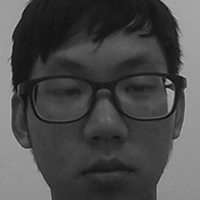
#> input picture face_detect_opencv3/picture/1- (10).pgm, 200 x 200 px, found by its file name
$ python example.py
#> lines starting #> are read from the running program, lines starting #| are printed output that depends on the picture; after the words box and inside, x2 and y2 are one past the last pixel; in counts of white or black regions, pixels touching at a corner belong together
# -*- coding: utf-8 -*-
"""
Created on Mon Aug  6 09:10:56 2018
Copyright © Mon Aug  6 09:10:56 2018 by Ranly
@author: Ranly
@E-mail：1193932296@qq.com
        I PROMISE
"""
import cv2
import numpy as np
import os
import sys

filename = 'eg.jpg'
pathface = 'F:/Ranly_Obj/openCV/haarcascade_frontalface_default.xml'
patheye = 'F:/Ranly_Obj/openCV/haarcascade_eye_tree_eyeglasses.xml'

# [51 lines left out: functions video_detect, generate, not called in this run]

def read_images(path  = 'F:/Ranly_Obj/openCV/picture'):  #path,size=(200,200)
#> called with path = 'F:/Ranly_Obj/openCV/picture'
    X = []
    y = []
    size=(200,200)
    for filename in os.listdir(path):
        try:
            pic_path = os.path.join(path,filename)

            if   int(filename[0]) == 1:
                y.append(0)
            elif int(filename[0]) == 2:
                y.append(1)
            elif int(filename[0]) == 3:
                y.append(2)
            elif int(filename[0]) == 4:
                y.append(3)
            else:
                pass

            face = cv2.imread(pic_path,0)
#> face is the input picture: shape (200, 200); min 7, max 185, mean 74.5
            face = cv2.resize(face,size)
            X.append(np.asarray(face,dtype = np.uint8))  #gray=uint8

       # except IOError, (errno,strerror):
       #     print('I/O error({0}):{1}'.format(errno,strerror))
        except:
            print('Unexpected Error:',sys.exc_info()[0])
            raise

    return [X,y]

def face_recgonize():
    name = ['xujianmiao','wangchao','wangxu','yanzheng']
    [X,y] = read_images()
#> X = 2 items; y = [0, 0]
    y = np.asarray(y,dtype=np.int32)
    model = cv2.face.LBPHFaceRecognizer_create()
    model.train(np.asarray(X),np.asarray(y))
    camera = cv2.VideoCapture(0)
    face_cascade = cv2.CascadeClassifier(pathface)
    while(1):
        status,frame = camera.read()
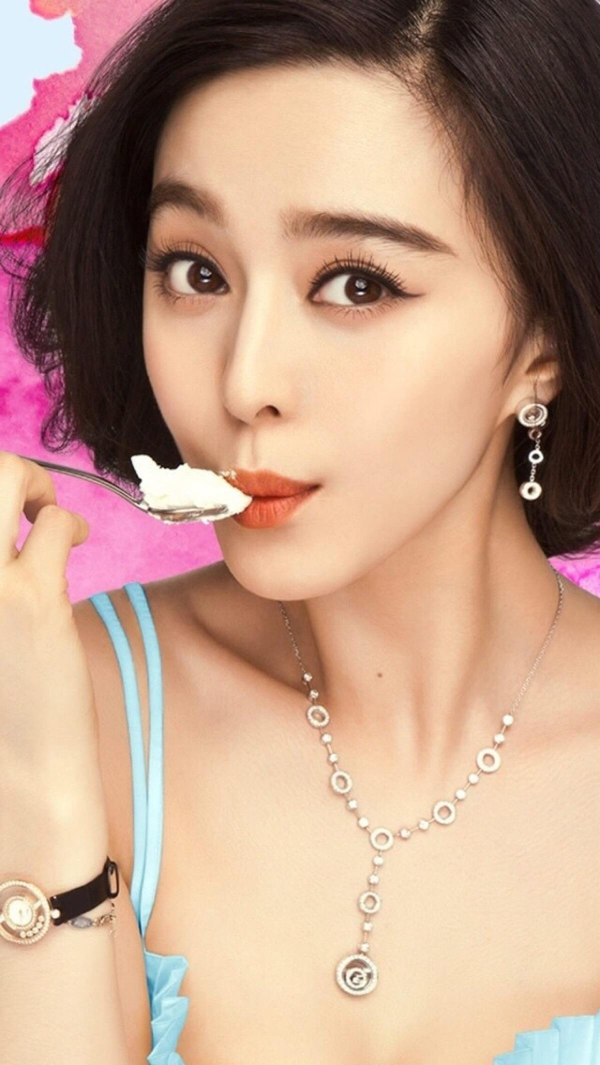
#> input picture face_detect_opencv3/exm.jpg, 1200 x 2130 px, given in place of the camera (shown at 1/2 size)
#> frame is the input picture: shape (2130, 1200, 3); mean B, G, R 135.9, 156.1, 191.9
        frame = cv2.flip(frame,1)
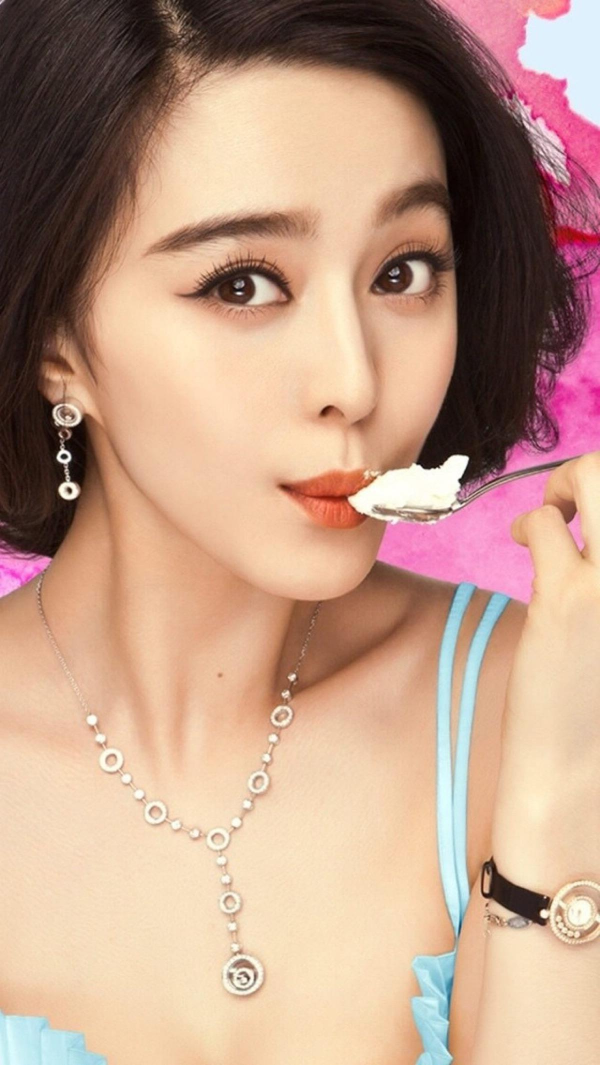
#> frame: shape (2130, 1200, 3) (shown at 1/2 size); mean B, G, R 135.9, 156.1, 191.9
        #if (status):
        gray = cv2.cvtColor(frame,cv2.COLOR_BGR2GRAY)
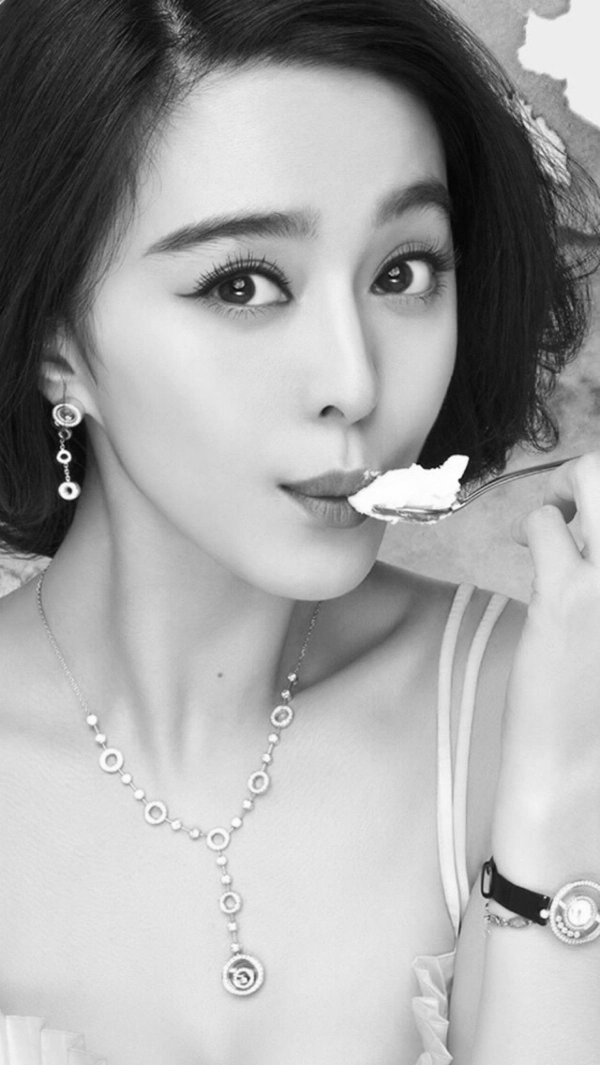
#> gray: shape (2130, 1200) (shown at 1/2 size); min 3, max 255, mean 164.5
        faces = face_cascade.detectMultiScale(gray, 1.3,5)
#> faces = [[162, 179, 945, 945]]
        for (x,y,w,h) in faces:

            frame = cv2.rectangle(frame,(x,y),(x+w,y+h),(255,0,0),2)
            gray = cv2.cvtColor(frame,cv2.COLOR_BGR2GRAY)
            face_gray = gray[y:y+h,x:x+w]
            try:
                face_gray = cv2.resize(face_gray,(200,200),interpolation = cv2.INTER_CUBIC)
                params = model.predict(face_gray)
                #frame = cv2.flip(frame,1)
                print('LABEL:%s,cofidence=%.2f'%(name[params[0]],params[1]))
                cv2.putText(frame,name[params[0]],(x,y-20),cv2.FONT_HERSHEY_SIMPLEX,1,255,2)
            except:
                pass#frame = cv2.flip(frame,1)
#> this loop made 1 pass
#> (x, y, w, h, params) on pass 1: (162, 179, 945, 945, (0, 82.36))
#| LABEL:xujianmiao,cofidence=82.36
#> pass 1, in face_recgonize, `frame = cv2.rectangle(frame,(x,y),(x+w,y+h),(255,0,0),2)`:
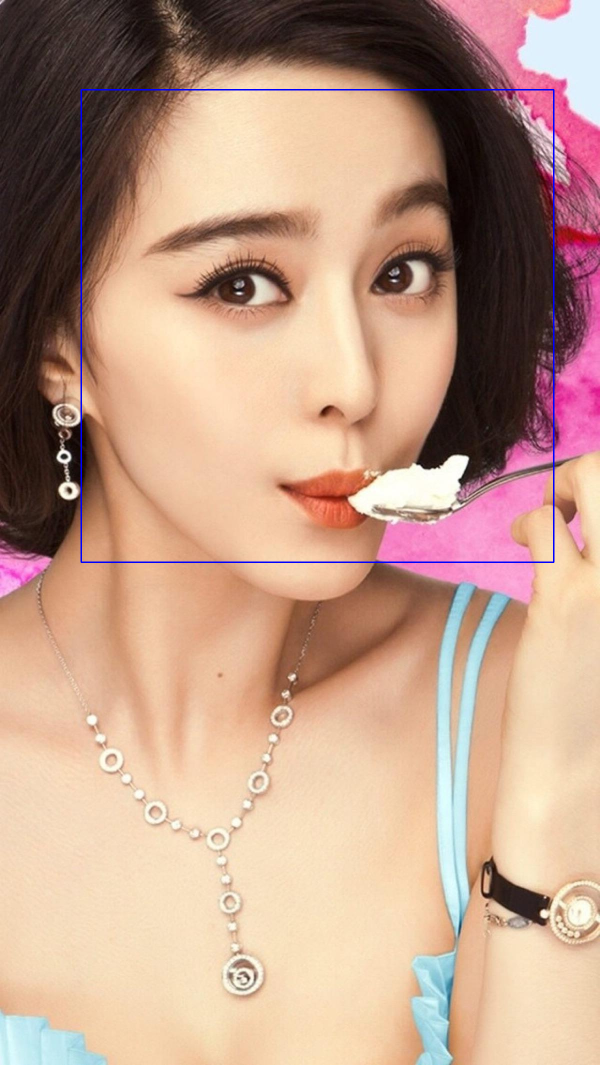
#> frame: shape (2130, 1200, 3) (shown at 1/2 size); 0.44% of pixels changed, all inside (x1, y1, x2, y2) = (161, 178, 1109, 1126)
#> pass 1, in face_recgonize, `face_gray = gray[y:y+h,x:x+w]`:
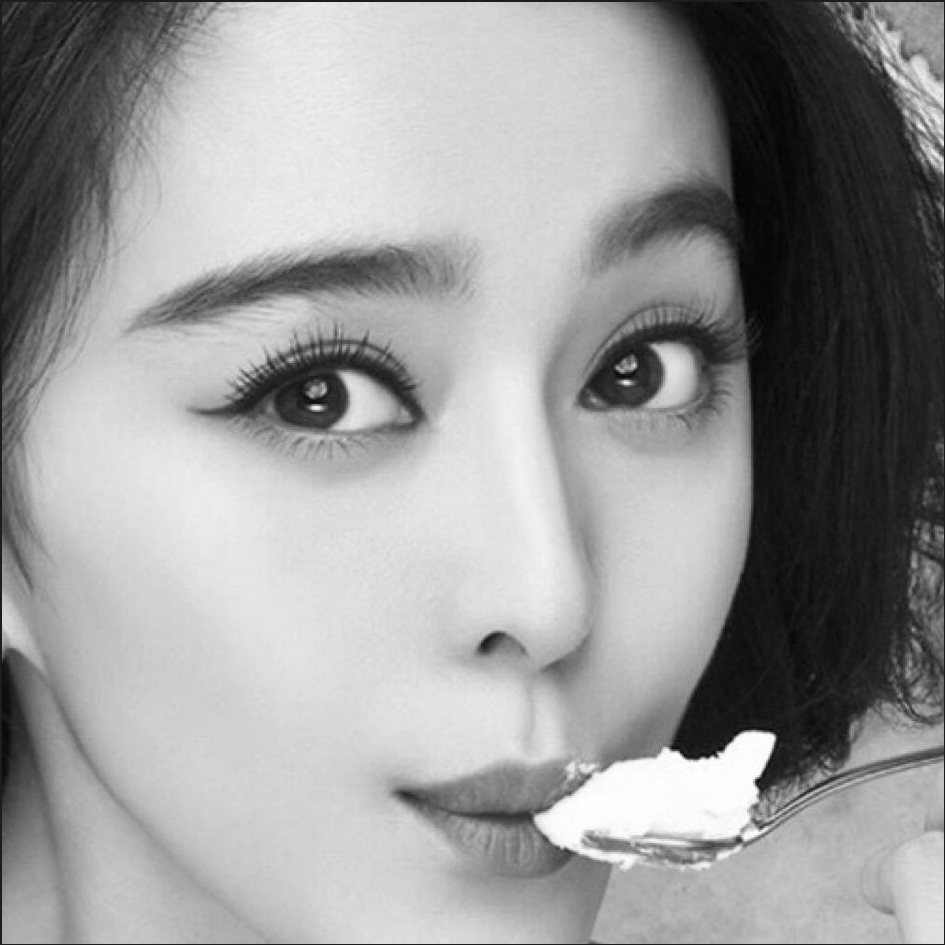
#> face_gray: shape (945, 945); min 3, max 255, mean 153.1
#> pass 1, in face_recgonize, `face_gray = cv2.resize(face_gray,(200,200),interpolation = cv2.INTER_C..`:
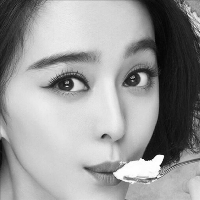
#> face_gray: shape (200, 200); min 4, max 255, mean 153.6
#> after the loop:
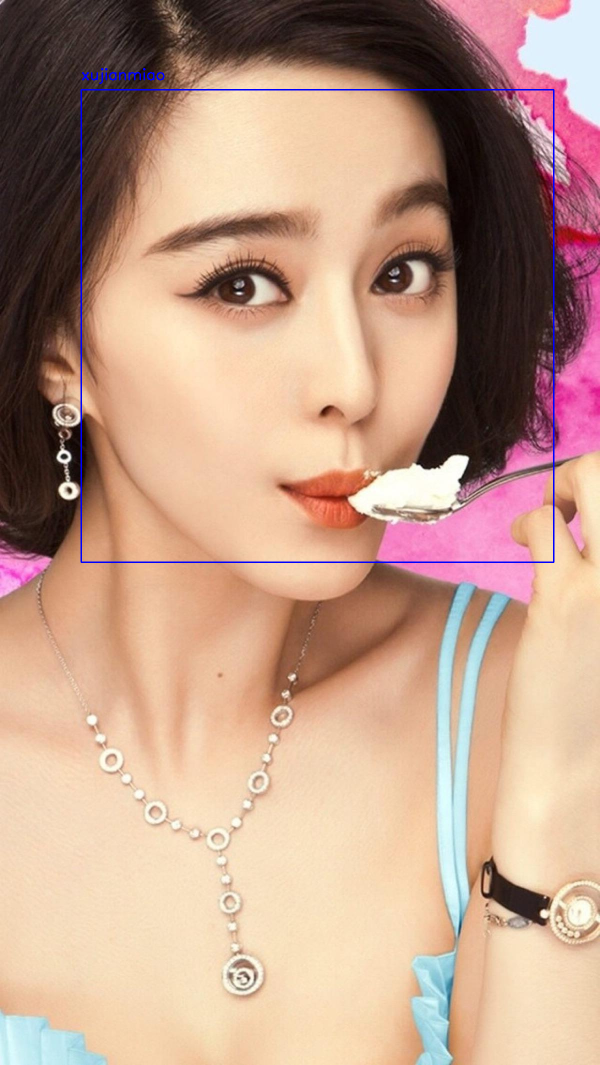
#> frame: shape (2130, 1200, 3) (shown at 1/2 size); 0.05% of pixels changed, all inside (x1, y1, x2, y2) = (164, 136, 329, 168)

        cv2.imshow('face_recgonize',frame)
        if cv2.waitKey(int(1000/24))&0xFFFF == ord(' '):
#> (key Esc is pressed here)
            break
    camera.release()
    cv2.destroyAllWindows()


if __name__  == '__main__':
     face_recgonize()
     #video_detect()
